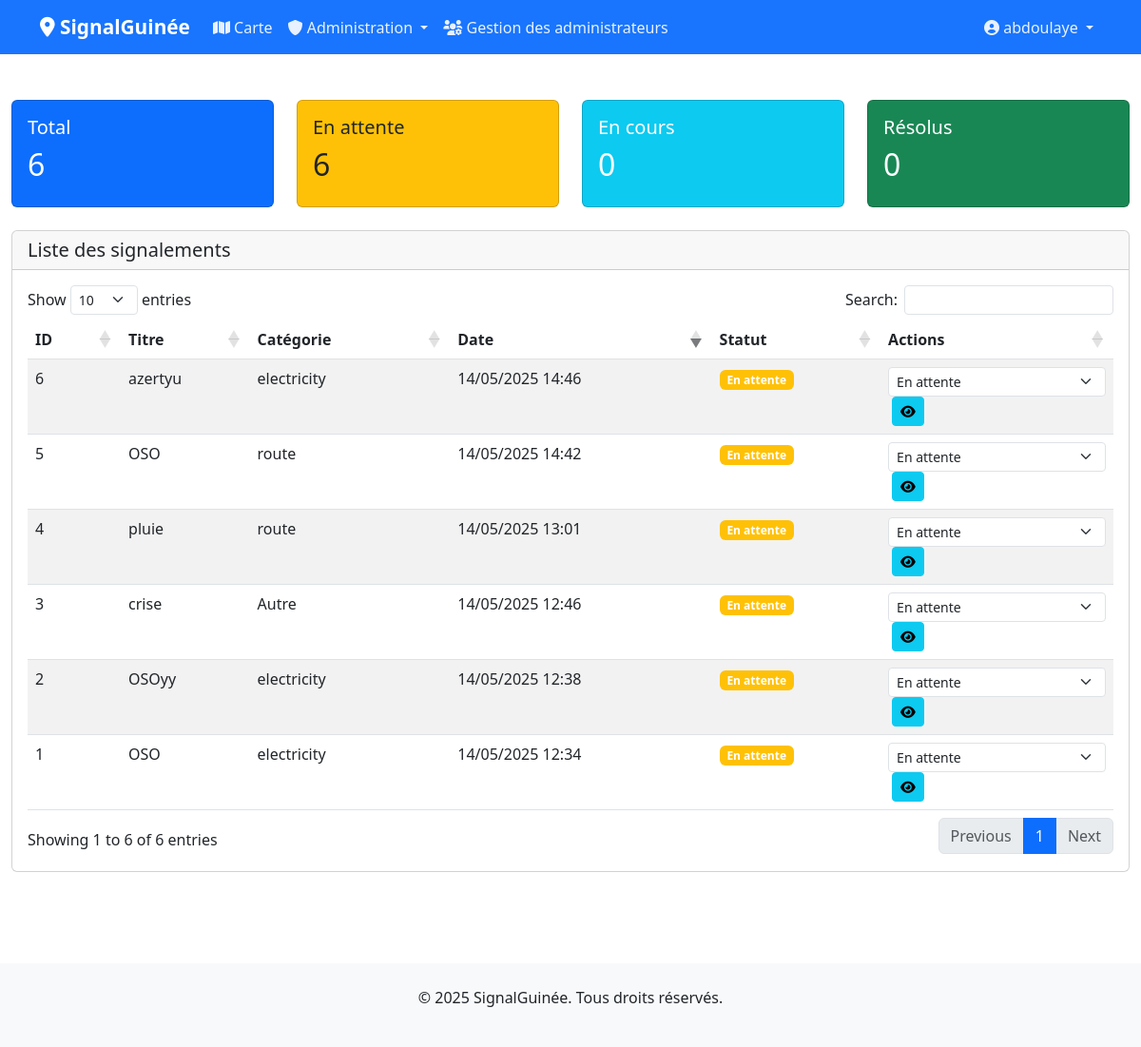
/admin-dashboard/ (signed in), run on an earlier commit of the app's database.
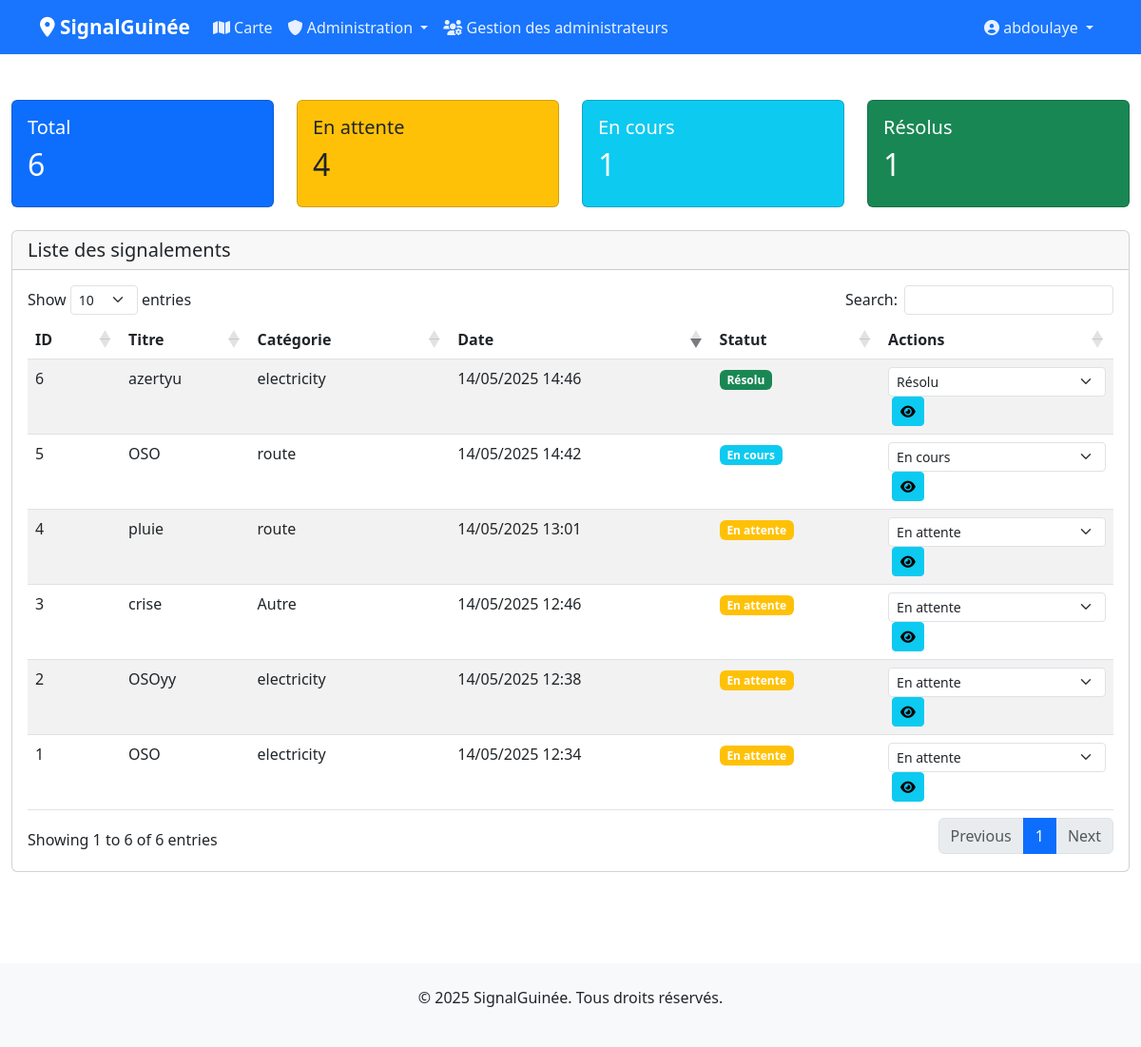
And on a later commit of the database.
### reports/models.py (models this page shows, shortened)
class Report(models.Model):
    CATEGORY_CHOICES = [
        ('road', 'Route endommagée'),
        ('light', 'Éclairage public'),
        ('trash', 'Déchets'),
        ('water', 'Problème d\'eau'),
        ('other', 'Autre')
    ]
    STATUS_CHOICES = [
        ('pending', 'En attente'),
        ('in_progress', 'En cours'),
        ('resolved', 'Résolu'),
    ]
    user = models.ForeignKey(Utilisateur, on_delete=models.CASCADE, verbose_name=_('utilisateur'))
    title = models.CharField(_('titre'), max_length=255)
    category = models.CharField(_('catégorie'), max_length=50, choices=CATEGORY_CHOICES)
    description = models.TextField(_('description'))
    image = models.ImageField(_('image'), upload_to='reports/', blank=True, null=True)
    location_lat = models.FloatField(_('latitude'))
    location_lng = models.FloatField(_('longitude'))
    address = models.CharField(_('adresse'), max_length=255)
    status = models.CharField(_('statut'), max_length=20, choices=STATUS_CHOICES, default='pending')
    created_at = models.DateTimeField(_('date de création'), auto_now_add=True)
    updated_at = models.DateTimeField(_('dernière modification'), auto_now=True)
    class Meta:
        verbose_name = _('signalement')
        verbose_name_plural = _('signalements')
        ordering = ['-created_at']
    def get_status_color(self):
        return {
            'pending': 'warning',
            'in_progress': 'info',
            'resolved': 'success'
        }.get(self.status, 'secondary')

### dashboard/views.py (the view)
# urls.py: path('admin-dashboard/', views.admin_dashboard, name='admin'),
@login_required
@user_passes_test(lambda u: u.is_staff)
def admin_dashboard(request):
    reports = Report.objects.select_related('user').order_by('-created_at')
    context = {
        'reports': reports,  # Changed from all_reports to reports for consistency
        'pending_reports': reports.filter(status='pending').count(),
        'in_progress_reports': reports.filter(status='in_progress').count(),
        'resolved_reports': reports.filter(status='resolved').count(),
        'total_reports': reports.count(),
        'status_choices': Report.STATUS_CHOICES,  # Add status choices for form
    }
    return render(request, 'dashboard/admin_dashboard.html', context)

### templates/dashboard/admin_dashboard.html (shortened to what this page needs)
{% extends 'base.html' %}
{% load static %}
{% block extra_css %}
<link rel="stylesheet" href="https://cdn.datatables.net/1.11.5/css/dataTables.bootstrap5.min.css">
{% endblock %}
{% block content %}
<div class="container-fluid py-4">
    <div class="row mb-4">
        <div class="col-md-3">
            <div class="card bg-primary text-white">
                <div class="card-body">
                    <h5 class="card-title">Total</h5>
                    <h2>{{ total_reports }}</h2>
                </div>
            </div>
        </div>
        <div class="col-md-3">
            <div class="card bg-warning text-dark">
                <div class="card-body">
                    <h5 class="card-title">En attente</h5>
                    <h2>{{ pending_reports }}</h2>
                </div>
            </div>
        </div>
        <div class="col-md-3">
            <div class="card bg-info text-white">
                <div class="card-body">
                    <h5 class="card-title">En cours</h5>
                    <h2>{{ in_progress_reports }}</h2>
                </div>
            </div>
        </div>
        <div class="col-md-3">
            <div class="card bg-success text-white">
                <div class="card-body">
                    <h5 class="card-title">Résolus</h5>
                    <h2>{{ resolved_reports }}</h2>
                </div>
            </div>
        </div>
    </div>
    <div class="card">
        <div class="card-header">
            <h5 class="card-title mb-0">Liste des signalements</h5>
        </div>
        <div class="card-body">
            <table class="table table-striped" id="reportsTable">
                <thead>
                    <tr>
                        <th>ID</th>
                        <th>Titre</th>
                        <th>Catégorie</th>
                        <th>Date</th>
                        <th>Statut</th>
                        <th>Actions</th>
                    </tr>
                </thead>
                <tbody>
                    {% for report in reports %}
                    <tr>
                        <td>{{ report.id }}</td>
                        <td>{{ report.title }}</td>
                        <td>{{ report.get_category_display }}</td>
                        <td>{{ report.created_at|date:"d/m/Y H:i" }}</td>
                        <td>
                            <span class="badge bg-{{ report.get_status_color }}">
                                {{ report.get_status_display }}
                            </span>
                        </td>
                        <td>
                            <form method="post" action="{% url 'dashboard:update_status' report.id %}" class="d-inline">
                                <select name="status" class="form-select form-select-sm" onchange="this.form.submit()">
                                    {% for status, label in status_choices %}
                                    <option value="{{ status }}" {% if report.status == status %}selected{% endif %}>
                                        {{ label }}
                                    </option>
                                    {% endfor %}
                                </select>
                            </form>
                            <a href="{% url 'reports:detail' report.id %}" class="btn btn-sm btn-info ms-1">
                                <i class="fas fa-eye"></i>
                            </a>
                        </td>
                    </tr>
                    {% endfor %}
                </tbody>
            </table>
        </div>
    </div>
</div>
{% endblock %}

What changed in the data, as far as the page shows it:
changed Report "azertyu": status "En attente" → "Résolu"
changed Report id 5: status "En attente" → "En cours"
Also different on the page:
{{ pending_reports }}: "6" → "4"
{{ in_progress_reports }}: "0" → "1"
{{ resolved_reports }}: "0" → "1"
